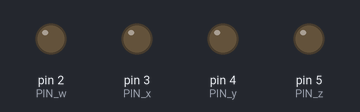
Bench run of a sketch on a simulated Arduino Uno, built with avr-gcc and run on an emulated ATmega328P. On the bench: output pins drawn as LEDs (lit = HIGH).

Above: at 0.2 s.
At 1.2 s:
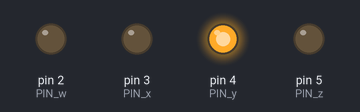
At 1.7 s:
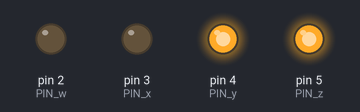
At 2.7 s:
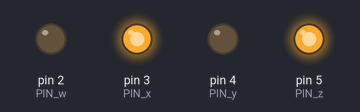
At 4.2 s:
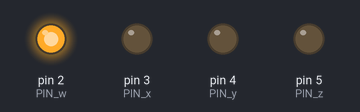
At 5.7 s:
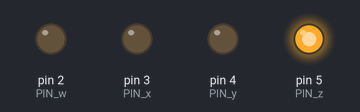
Timing chart, 0 to 6.5 s (numbered marks = the images above):
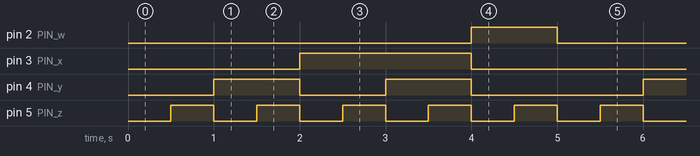

The sketch:

CombinationalLogicDriver.ino
```cpp
/*

  LED7Segment/CombinationalLogicDriver
  Generate an 8421-BCD sequence to automate the demonstration of the 7-segment LED driver.

  For info and circuit diagrams see https://github.com/tardate/LittleArduinoProjects/tree/main/playground/LED7Segment/CombinationalLogicDriver

 */

const int PIN_w = 2;
const int PIN_x = 3;
const int PIN_y = 4;
const int PIN_z = 5;
const int STEP_DELAY = 500;

void setup() {
  pinMode(PIN_w, OUTPUT);
  pinMode(PIN_x, OUTPUT);
  pinMode(PIN_y, OUTPUT);
  pinMode(PIN_z, OUTPUT);
}

void loop() {
  for (int d=0; d<10; ++d) {
    digitalWrite(PIN_w, (d & 0b1000) > 0);
    digitalWrite(PIN_x, (d & 0b0100) > 0);
    digitalWrite(PIN_y, (d & 0b0010) > 0);
    digitalWrite(PIN_z, (d & 0b0001) > 0);
    delay(STEP_DELAY);
  }
}
```

Measured:
- by itself, pin 2 (PIN_w): alternates HIGH for 1.0 s and LOW for 4.0 s
- by itself, pin 3 (PIN_x): alternates HIGH for 2.0 s and LOW for 3.0 s
- by itself, pin 4 (PIN_y): repeats every 5.0 s: LOW 1.0 s, HIGH 1.0 s, LOW 2.0 s, HIGH 1.0 s
- by itself, pin 5 (PIN_z): alternates HIGH for 0.50 s and LOW for 0.50 s
